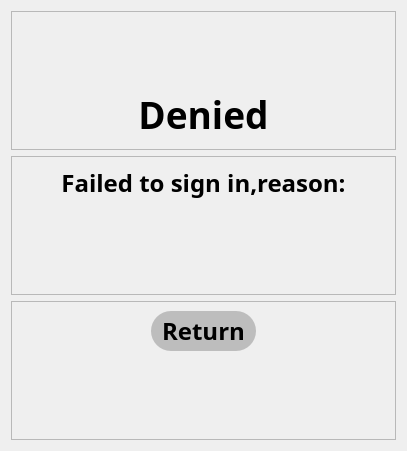
           <widget class="QWidget" name="sign_fa_page">
            <layout class="QVBoxLayout" name="verticalLayout_6">
             <item>
              <layout class="QVBoxLayout" name="verticalLayout_5" stretch="1,1,1">
               <item>
                <widget class="QFrame" name="frame_8">
                 <property name="frameShape">
                  <enum>QFrame::StyledPanel</enum>
                 </property>
                 <property name="frameShadow">
                  <enum>QFrame::Raised</enum>
                 </property>
                 <layout class="QGridLayout" name="gridLayout_16">
                  <item row="0" column="0">
                   <layout class="QGridLayout" name="gridLayout_15">
                    <item row="0" column="0">
                     <widget class="QLabel" name="label_10">
                      <property name="font">
                       <font>
                        <family>Bahnschrift SemiBold</family>
                        <pointsize>28</pointsize>
                        <weight>75</weight>
                        <bold>true</bold>
                       </font>
                      </property>
                      <property name="text">
                       <string>Denied</string>
                      </property>
                      <property name="alignment">
                       <set>Qt::AlignBottom|Qt::AlignHCenter</set>
                      </property>
                     </widget>
                    </item>
                   </layout>
                  </item>
                 </layout>
                </widget>
               </item>
               <item>
                <widget class="QFrame" name="frame_7">
                 <property name="frameShape">
                  <enum>QFrame::StyledPanel</enum>
                 </property>
                 <property name="frameShadow">
                  <enum>QFrame::Raised</enum>
                 </property>
                 <layout class="QGridLayout" name="gridLayout_18">
                  <item row="0" column="0">
                   <layout class="QGridLayout" name="gridLayout_17" rowstretch="1,0" columnstretch="1,3,1">
                    <item row="0" column="1">
                     <widget class="QLabel" name="label_11">
                      <property name="font">
                       <font>
                        <family>Bahnschrift SemiBold</family>
                        <pointsize>18</pointsize>
                        <weight>75</weight>
                        <bold>true</bold>
                       </font>
                      </property>
                      <property name="text">
                       <string>Failed to sign in,reason:</string>
                      </property>
                      <property name="alignment">
                       <set>Qt::AlignHCenter|Qt::AlignTop</set>
                      </property>
                     </widget>
                    </item>
                    <item row="1" column="0">
                     <spacer name="horizontalSpacer_8">
                      <property name="orientation">
                       <enum>Qt::Horizontal</enum>
                      </property>
                      <property name="sizeHint" stdset="0">
                       <size>
                        <width>40</width>
                        <height>20</height>
                       </size>
                      </property>
                     </spacer>
                    </item>
                    <item row="1" column="2">
                     <spacer name="horizontalSpacer_9">
                      <property name="orientation">
                       <enum>Qt::Horizontal</enum>
                      </property>
                      <property name="sizeHint" stdset="0">
                       <size>
                        <width>40</width>
                        <height>20</height>
                       </size>
                      </property>
                     </spacer>
                    </item>
                    <item row="1" column="1">
                     <widget class="QTextBrowser" name="textBrowser">
                      <property name="font">
                       <font>
                        <family>Bahnschrift SemiBold</family>
                        <pointsize>18</pointsize>
                        <weight>75</weight>
                        <bold>true</bold>
                       </font>
                      </property>
                      <property name="styleSheet">
                       <string notr="true">QTextBrowser{background-color: rgb(0, 119, 237,0); border-radius:20px; color:rgb(255,255,255);}</string>
                      </property>
                     </widget>
                    </item>
                   </layout>
                  </item>
                 </layout>
                </widget>
               </item>
               <item>
                <widget class="QFrame" name="frame_5">
                 <property name="frameShape">
                  <enum>QFrame::StyledPanel</enum>
                 </property>
                 <property name="frameShadow">
                  <enum>QFrame::Raised</enum>
                 </property>
                 <layout class="QGridLayout" name="gridLayout_20">
                  <item row="0" column="0">
                   <layout class="QGridLayout" name="gridLayout_19" rowstretch="1,2" columnstretch="5,4,5">
                    <item row="0" column="2">
                     <spacer name="horizontalSpacer_11">
                      <property name="orientation">
                       <enum>Qt::Horizontal</enum>
                      </property>
                      <property name="sizeHint" stdset="0">
                       <size>
                        <width>40</width>
                        <height>20</height>
                       </size>
                      </property>
                     </spacer>
                    </item>
                    <item row="0" column="1">
                     <widget class="QPushButton" name="to_sign_in_page">
                      <property name="sizePolicy">
                       <sizepolicy hsizetype="Minimum" vsizetype="Expanding">
                        <horstretch>0</horstretch>
                        <verstretch>0</verstretch>
                       </sizepolicy>
                      </property>
                      <property name="font">
                       <font>
                        <family>Bahnschrift SemiBold</family>
                        <pointsize>18</pointsize>
                        <weight>75</weight>
                        <bold>true</bold>
                       </font>
                      </property>
                      <property name="styleSheet">
                       <string notr="true">QPushButton{background-color: rgb(189,189,189); border-radius:20px; color:rgb(0,0,0);}</string>
                      </property>
                      <property name="text">
                       <string>Return</string>
                      </property>
                     </widget>
                    </item>
                    <item row="0" column="0">
                     <spacer name="horizontalSpacer_10">
                      <property name="orientation">
                       <enum>Qt::Horizontal</enum>
                      </property>
                      <property name="sizeHint" stdset="0">
                       <size>
                        <width>40</width>
                        <height>20</height>
                       </size>
                      </property>
                     </spacer>
                    </item>
                    <item row="1" column="1">
                     <spacer name="verticalSpacer_6">
                      <property name="orientation">
                       <enum>Qt::Vertical</enum>
                      </property>
                      <property name="sizeHint" stdset="0">
                       <size>
                        <width>20</width>
                        <height>40</height>
                       </size>
                      </property>
                     </spacer>
                    </item>
                   </layout>
                  </item>
                 </layout>
                </widget>
               </item>
              </layout>
             </item>
            </layout>
           </widget>
